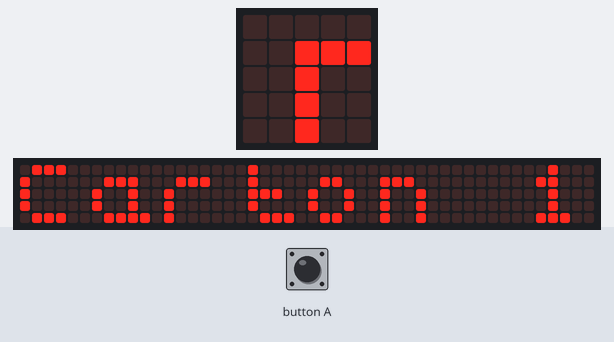
Recording of a program running on a simulated BBC micro:bit (MakeCode). Shown: the board's 5×5 LED display, a strip that is not on the board, showing the scrolling text unrolled. The test bench sets the inputs (shaded band). Random numbers come from a fixed seed; the 48×5 strip is a reading aid, not a part: it shows the text the display is scrolling, unrolled, one strip-width of it at a time.

Above: at 5.0 s.
5.1 s: button A pressed for 0.15 s
At 13.35 s:
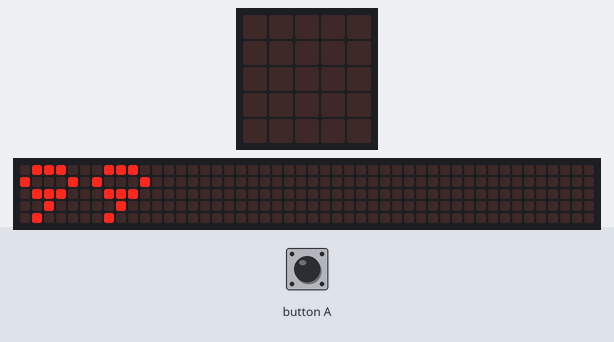
At 23.2 s:
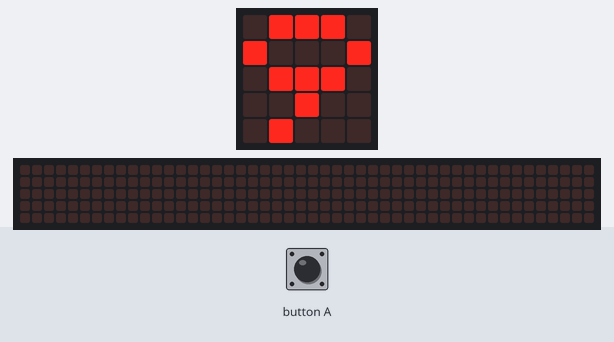

The program:

main.ts
```typescript
/**
 * Crea un número aleatorio y comprueba si no está en la lista, si no está agrega el valor a la lista, y si está se vuelve a llamar
 */
function Crear_numero (list: number[]) {
    caux = randint(1, 99)
    if (list.indexOf(caux) == -1) {
        list.push(caux)
    } else {
        Crear_numero(list)
    }
}
// Saca una bola del bombo y comprueba los cartones
//
input.onButtonPressed(Button.A, function () {
    bola = randint(0, bombo.length - 1)
    basic.showNumber(bombo.length)
    basic.pause(1000)
    basic.showNumber(bombo[bola])
    bombo.removeAt(bola)
})
function lucecitas2 (núm: number) {
    aux2 = núm
    x2 = 3
    y2 = 0
    while (aux2 != 0) {
        led.plot(x2, y2)
        y2 += 1
        aux2 += -1
        if (y2 > 4) {
            x2 += 1
            y2 = 0
        }
    }
}
function lucecitas1 (núm: number) {
    basic.clearScreen()
    aux1 = núm
    x1 = 0
    y1 = 0
    while (aux1 != 0) {
        led.plot(x1, y1)
        y1 += 1
        aux1 += -1
        if (y1 > 4) {
            x1 += 1
            y1 = 0
        }
    }
}
/**
 * Crea el cartón 1 y luego lo lista
 */
/**
 * Crea el cartón 2 y lo lista
 */
// Crea 3 listas
// Bombo con 99 bolas
// Y los 2 cartones aleatorios
let y1 = 0
let x1 = 0
let aux1 = 0
let y2 = 0
let x2 = 0
let aux2 = 0
let bola = 0
let caux = 0
let bombo: number[] = []
let Carton1 = [10]
let Carton2 = [10]
bombo = []
for (let index = 0; index <= 98; index++) {
    bombo.push(index + 1)
}
Carton1.pop()
Carton2.pop()
for (let index = 0; index <= 9; index++) {
    Crear_numero(Carton1)
}
basic.showString("Carton 1")
for (let index = 0; index <= 9; index++) {
    basic.showNumber(Carton1[index])
    basic.pause(1000)
}
for (let index = 0; index <= 9; index++) {
    Crear_numero(Carton2)
}
basic.showString("Carton 2")
for (let index = 0; index <= 9; index++) {
    basic.showNumber(Carton2[index])
    basic.pause(1000)
}
basic.forever(function () {

})
```

test.ts
```typescript
// aquí va el archivo "tests"; esto no se compilará cuando este paquete se utilice como una extensión.
```
